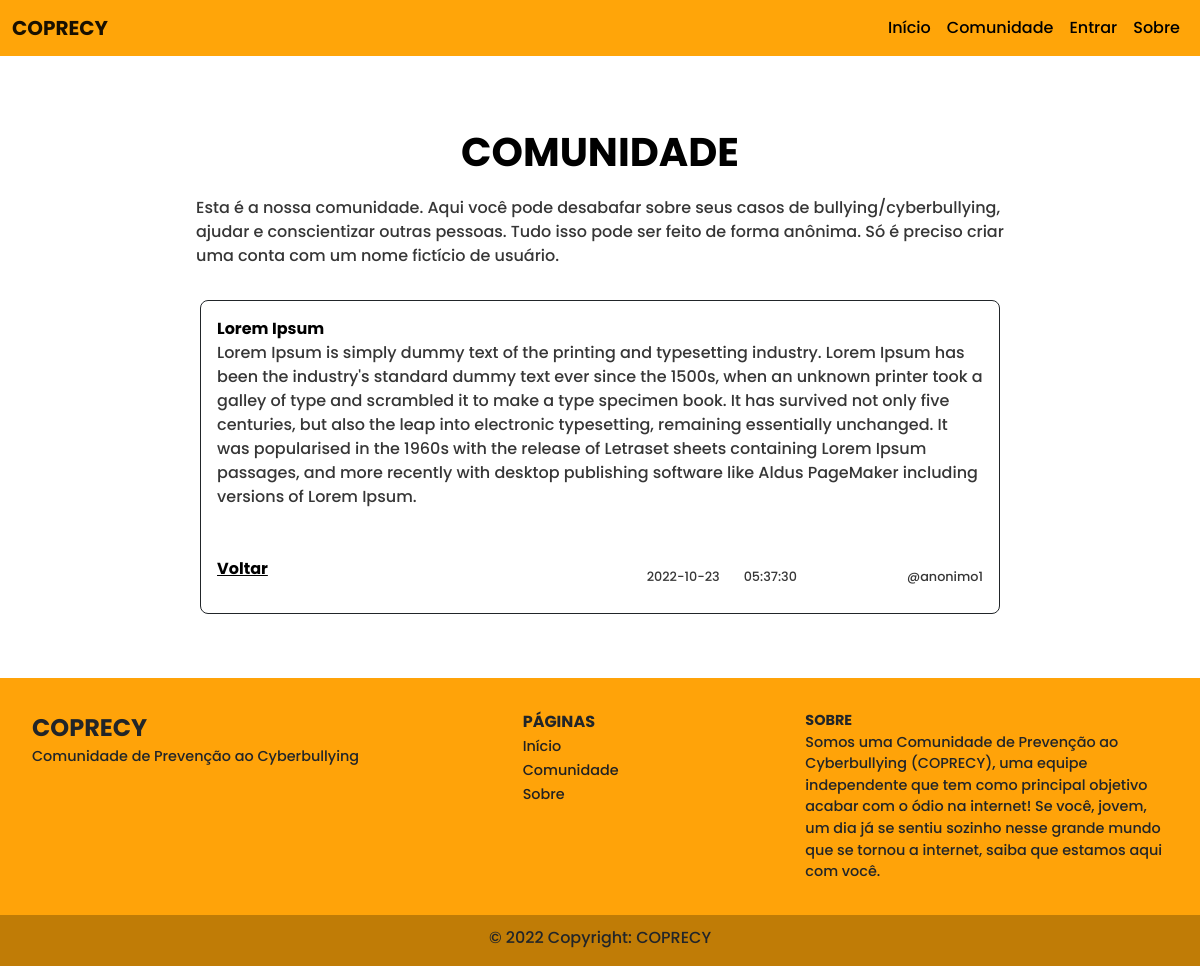
The page /abrir_forum.php?id=1 on the database its author committed.
### tables this page shows
CREATE TABLE forum (
  id int PRIMARY KEY AUTO_INCREMENT NOT NULL,
  titulo varchar(100),
  texto varchar(1000),
  usuario varchar(50),
  data date,
  hora time,
  FOREIGN KEY (usuario) REFERENCES usuario(nome)
  ON DELETE CASCADE
);

### abrir_forum.php (the view, shortened to what this page needs)
<!DOCTYPE html>
<HTML lang="pt-br">
<HEAD>
    <link rel="stylesheet" type="text/css" href="style.css">
    <link href="https://cdn.jsdelivr.net/npm/bootstrap@5.2.1/dist/css/bootstrap.min.css" rel="stylesheet">
</HEAD>
<BODY id ="body">
<?php include("menu.php"); ?>
<div class="container-sm p-3" id="abrirforum">
<h1> COMUNIDADE </h1>
<p> Esta é a nossa comunidade. Aqui você pode desabafar sobre seus casos de bullying/cyberbullying,
    ajudar e conscientizar outras pessoas. Tudo isso pode ser feito de forma anônima. Só é preciso criar uma conta com
    um nome fictício de usuário.</p>
<?php
include("conexao.php");
try {
  $sth = $dbh->prepare('select * from forum where id = '.$_SESSION["idforum"].' ');
  $sth->execute();
  $result = $sth->fetchAll(PDO::FETCH_ASSOC);
  if(!empty($result)){
    foreach($result as $row) {
          echo '<div class="container-sm p-3 border border-dark" id="ampliarforum">';
            echo '<div class="row" id="titulo">';
              echo '<div class="col"> <b>'. $titulo = $result[0]["titulo"] . '</b></div></div>';
              echo '<div class="row" id="textoforum">';
              echo '<div class="col">'. $texto = $result[0]["texto"] . '</div></div><br><br>';
            echo '<div class="row" id="informacoesforum3">';
                    echo '<div class="col-sm-1" id="linksforum">';
                    echo "<p> <a href='comunidade.php'><b> Voltar </b></a></p></div>";
                    echo '<div class="col-sm-7" id="inform">'. $row['data'] . '</div>';
                    echo '<div class="col-sm-1" id="inform">'. $row['hora'] . '</div>';
                    echo '<div class="col-sm" id="inform"> @'. $row['usuario'] . '</div></div>';
      }
          echo '</div>';
    }
} catch (PDOException $e) {
  print "Error!: " . $e->getMessage() . "<br/><br><a href='abrir_forum.php'>voltar</a>";
  die();
}
?>
</div>
<?php include("footer.php"); ?>
</BODY>
</HTML>

### style.css (style rules this page uses)
* { font-family: "Poppins", sans-serif; font-weight: 500; margin: 0; padding: 0; }
#body { padding: 0; margin: 0; }
#informacoesforum3 { text-align: right; font-weight: bold; align-items: center; justify-content: end; }
#informacoesforum3 a { text-align: center; color: #000; }
#linksforum { text-align: left; font-weight: bold; align-items: center; justify-content: start; }
#abrirforum { width: 70%; color:rgb(54, 54, 54); margin-top: 7em; margin-bottom: 3em; }
#titulo { color:#000; }
#inform { font-size: 0.8em; }
#ampliarforum { width: 99%; color:rgb(54, 54, 54); margin-top: 2em; border-radius: 0.5em; border-width: 2em; border-color: #000; }
#abrirforum h1 { color:#000; text-align: center; font-weight: 700; margin-bottom: 20px; }

### rows shown on the page
forum: titulo "Lorem Ipsum", texto "Lorem Ipsum is simply dummy text of the printing and typesetting industry. Lorem Ipsum has been the industry's standard dummy text ever since the 1500s, when an unknown printer took a galley of type and scrambled it to make a type specimen book. It has survived not only five centuries, but also the leap into electronic typesetting, remaining essentially unchanged. It was popularised in the 1960s with the release of Letraset sheets containing Lorem Ipsum passages, and more recently with desktop publishing software like Aldus PageMaker including versions of Lorem Ipsum.", data "2022-10-23", hora "05:37:30", usuario "anonimo1"
